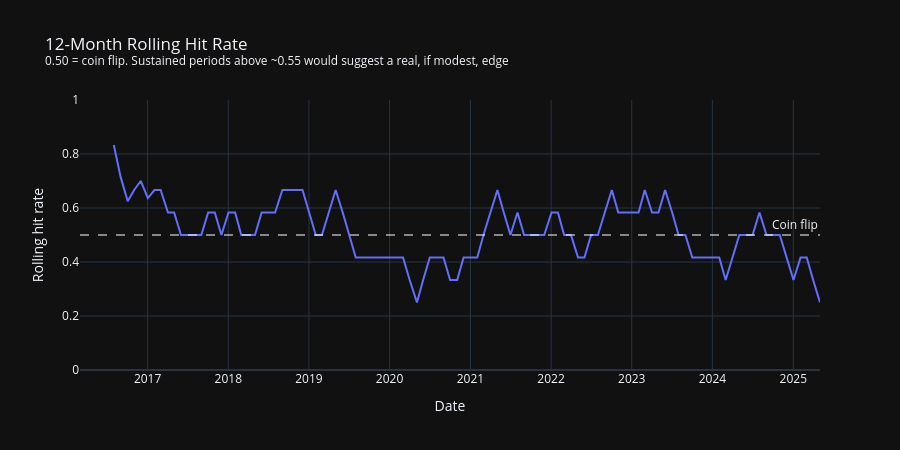

The cell this chart's notebook holds for it:
### Markdown cell above
## 2. Hit rate over time — is there any period where it worked?

An overall 49.5% hit rate could in principle be hiding a real edge that
existed in one era and vanished in another (e.g. it might have worked
during a specific regime and failed elsewhere). We check this with a
rolling hit rate to see if there's any genuinely strong stretch, or if
the coin-flip result is consistent throughout.

### Code cell
results_sorted["rolling_hit_rate_12m"] = (
    results_sorted["beat_alsi"].rolling(window=12, min_periods=6).mean()
)

fig = px.line(
    results_sorted,
    x="rebalance_date", y="rolling_hit_rate_12m",
    title="12-Month Rolling Hit Rate<br>"
          "<sup>0.50 = coin flip. Sustained periods above ~0.55 would suggest a real, if modest, edge</sup>",
    labels={"rolling_hit_rate_12m": "Rolling hit rate", "rebalance_date": "Date"},
    template="plotly_dark",
)
fig.add_hline(y=0.5, line_dash="dash", line_color="white", opacity=0.5,
              annotation_text="Coin flip")
fig.update_layout(height=450, yaxis_range=[0, 1])
fig.show()
